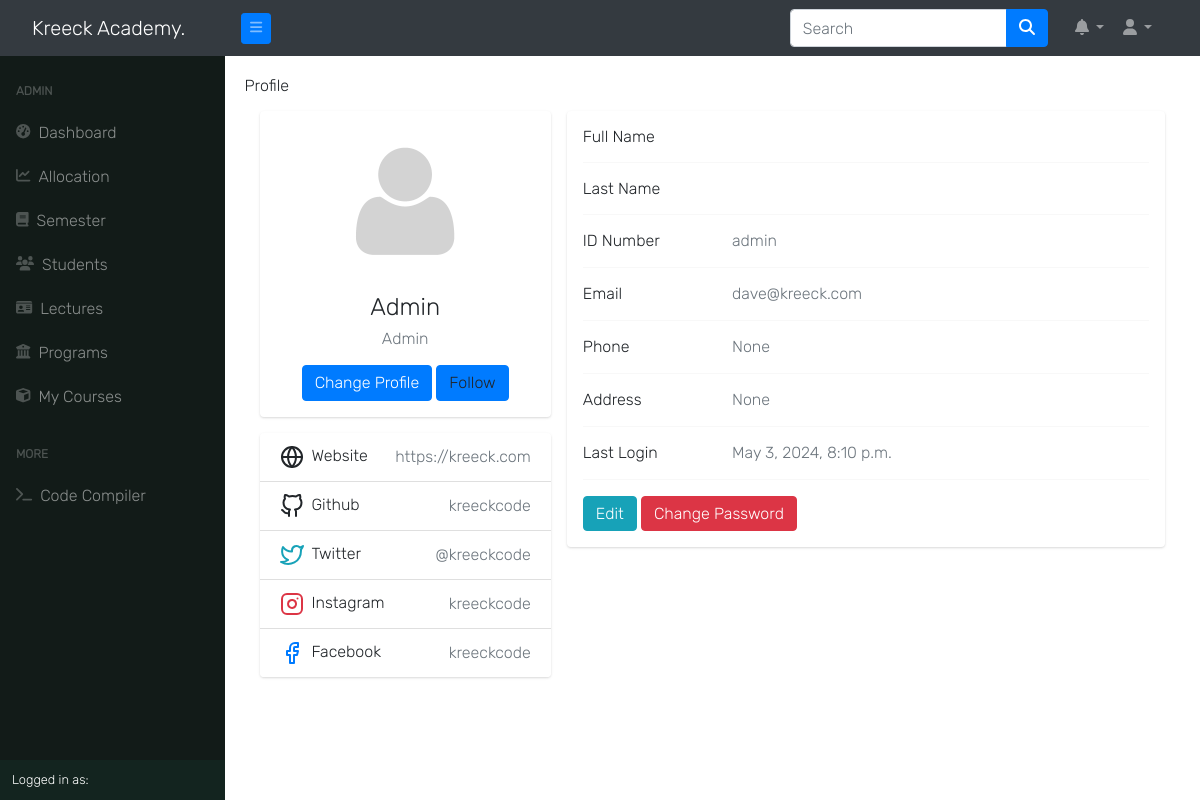
Page /auth/profile/ (signed in) on the earlier database version.
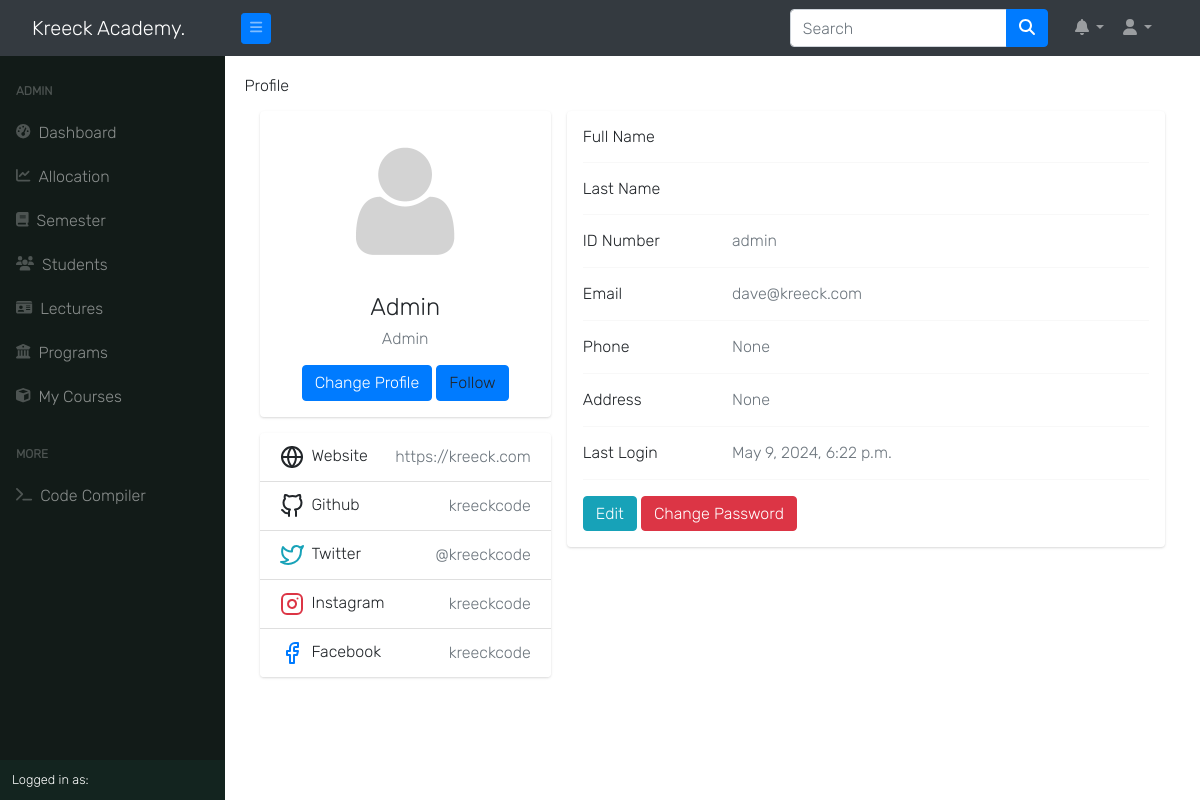
Same page on the later database version.
### accounts/models.py (models this page shows, shortened)
class User(AbstractUser):
    is_student = models.BooleanField(default=False)
    is_lecturer = models.BooleanField(default=False)
    is_parent = models.BooleanField(default=False)
    is_dep_head = models.BooleanField(default=False)
    phone = models.CharField(max_length=60, blank=True, null=True)
    address = models.CharField(max_length=60, blank=True, null=True)
    picture = models.ImageField(upload_to='profile_pictures/%y/%m/%d/', default='default.png', null=True)
    email = models.EmailField(blank=True, null=True)
    username_validator = ASCIIUsernameValidator()
    objects = UserManager()
    @property
    def get_full_name(self):
        full_name = self.username
        if self.first_name and self.last_name:
            full_name = self.first_name + " " + self.last_name
        return full_name
    @property
    def get_user_role(self):
        if self.is_superuser:
            return "Admin"
        elif self.is_student:
            return "Student"
        elif self.is_lecturer:
            return "Lecturer"
        elif self.is_parent:
            return "Parent"

### accounts/views.py (the view, shortened to what this page needs)
# urls.py: path('profile/', profile, name='profile'),
@cache_control(no_cache=True, must_revalidate=True, no_store=True)
@login_required
def profile(request):
    try:
        current_session = get_object_or_404(Session, is_current_session=True)
        current_semester = get_object_or_404(Semester, is_current_semester=True, session=current_session)
    except Semester.MultipleObjectsReturned and Semester.DoesNotExist and Session.DoesNotExist:
        raise Http404
    if request.user.is_lecturer:
        courses = Course.objects.filter(allocated_course__lecturer__pk=request.user.id).filter(
            semester=current_semester)
        return render(request, 'accounts/profile.html', {
            'title': request.user.get_full_name,
            "courses": courses,
            'current_session': current_session,
            'current_semester': current_semester,
        })
    else:
        staff = User.objects.filter(is_lecturer=True)
        return render(request, 'profile/profile.html', {
            'title': request.user.get_full_name,
            "staff": staff,
            'current_session': current_session,
            'current_semester': current_semester,
        })

### templates/profile/profile.html (shortened to what the changed rows need)
{% extends 'base.html' %}
{% load static %}
{% load i18n %}
{% block content %}
    <link rel="stylesheet" href="/static/css/bootstrap.css">
        <div class="main-body">
              <div class="row gutters-sm">
                <div class="col-md-4 mb-3">
                  <div class="card">
                    <div class="card-body">
                      {% if request.user.is_authenticated %}
                      <div class="d-flex flex-column align-items-center text-center">
                        <img src="{{ user.picture.url }}" alt="Admin" class="rounded-circle" width="150"  onload="cacheProfilePicture(this);">
                        <div class="mt-3">
                          <h4>{{ user.get_full_name|title }}</h4>
                          <p class="text-secondary mb-1">{{ user.get_user_role }}</p>
                          <a class="btn btn-primary" href="{% url 'edit_profile' %}">Change Profile</a>
                          <a class="btn btn-primary" >Follow</a>
                        </div>
                      </div>
                      {% endif %}
                    </div>
                  </div>
                </div>
                <div class="col-md-8">
                  <div class="card mb-3">
                    <div class="card-body">
                      <div class="row">
                        <div class="col-sm-3">
                          <h6 class="mb-0">ID Number</h6>
                        </div>
                        <div class="col-sm-9 text-secondary">
                          {{ user.username }}
                        </div>
                      </div>
                      <div class="row">
                        <div class="col-sm-3">
                          <h6 class="mb-0">Email</h6>
                        </div>
                        <div class="col-sm-9 text-secondary">
                          {{ user.email }}
                        </div>
                      </div>
                      <div class="row">
                        <div class="col-sm-3">
                          <h6 class="mb-0">Phone</h6>
                        </div>
                        <div class="col-sm-9 text-secondary">
                          {{ user.phone }}
                        </div>
                      </div>
                      <div class="row">
                        <div class="col-sm-3">
                          <h6 class="mb-0">Address</h6>
                        </div>
                        <div class="col-sm-9 text-secondary">
                          {{ user.address }}
                        </div>
                      </div>
                      <div class="row">
                        <div class="col-sm-3">
                          <h6 class="mb-0">Last Login</h6>
                        </div>
                        <div class="col-sm-9 text-secondary">
                          {{ user.last_login }}
                        </div>
                      </div>
                    </div>
                  </div>
                  </div>
                </div>
              </div>
            </div>
        </div>
        {% endblock content %}

Differences in the rows shown:
changed User "Admin": last_login "May 3, 2024, 8:10 p.m." → "May 9, 2024, 6:22 p.m."
